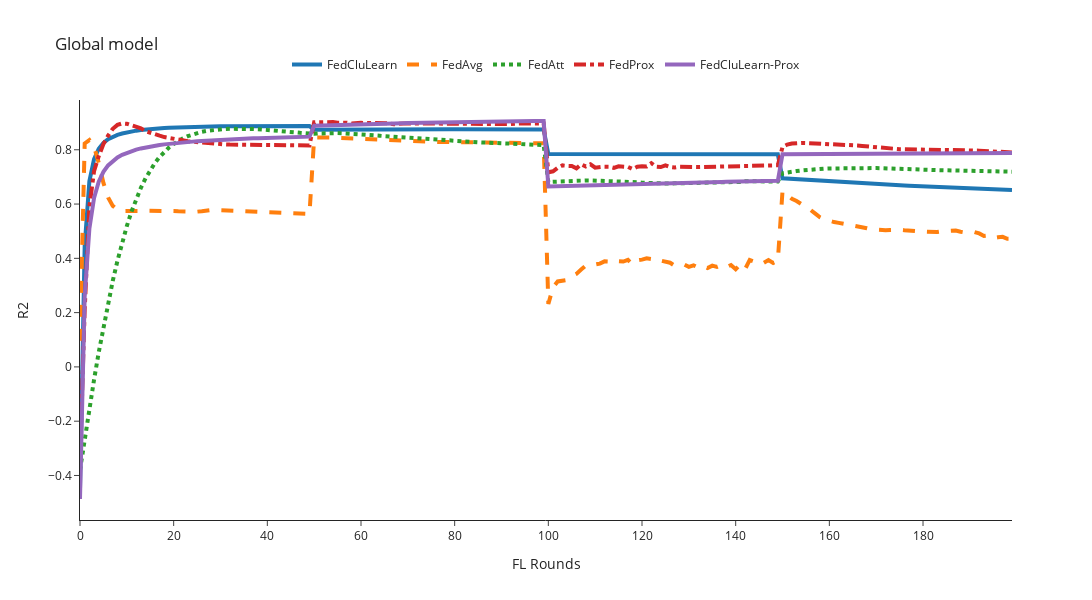

Here is the notebook cell this chart was saved with:
### Code cell
mse_column = 'r2'
global_filenames = [global_FedCluLearn, global_FedAvg, global_FedAtt, global_FedProx, global_FedCluLearn_Prox]
n_rounds, y = preprocessing_results(filenames=global_filenames, mse_column=mse_column)
plot_plotly(n_rounds, y, title=f'Global model', y_axis_title=f'{mse_column.upper()}', y_axis_max=1)

### Figure 1 — Plotly figure (JSON) as saved in the notebook; plotly's stock layout.template omitted (floating-point values rounded to 4 significant figures; data arrays with more than 128 entries replaced by an {"elided": "..."} marker saying what was removed)
{"data": [{"line": {"dash": "solid", "width": 4}, "mode": "lines", "name": "FedCluLearn", "type": "scatter", "x": {"elided": "201 int values"}, "y": {"elided": "200 float values"}}, {"line": {"dash": "dash", "width": 4}, "mode": "lines", "name": "FedAvg", "type": "scatter", "x": {"elided": "201 int values"}, "y": {"elided": "200 float values"}}, {"line": {"dash": "dot", "width": 4}, "mode": "lines", "name": "FedAtt", "type": "scatter", "x": {"elided": "201 int values"}, "y": {"elided": "200 float values"}}, {"line": {"dash": "dashdot", "width": 4}, "mode": "lines", "name": "FedProx", "type": "scatter", "x": {"elided": "201 int values"}, "y": {"elided": "200 float values"}}, {"line": {"dash": "solid", "width": 4}, "mode": "lines", "name": "FedCluLearn-Prox", "type": "scatter", "x": {"elided": "201 int values"}, "y": {"elided": "200 float values"}}], "layout": {"height": 600, "legend": {"orientation": "h", "x": 0.5, "xanchor": "center", "y": 1.05, "yanchor": "bottom"}, "title": {"text": "Global model"}, "width": 1200, "xaxis": {"autorange": true, "range": [0, 199], "title": {"text": "FL Rounds"}, "type": "linear"}, "yaxis": {"autorange": true, "range": [-0.5641, 0.9834], "title": {"text": "R2"}, "type": "linear"}}}
